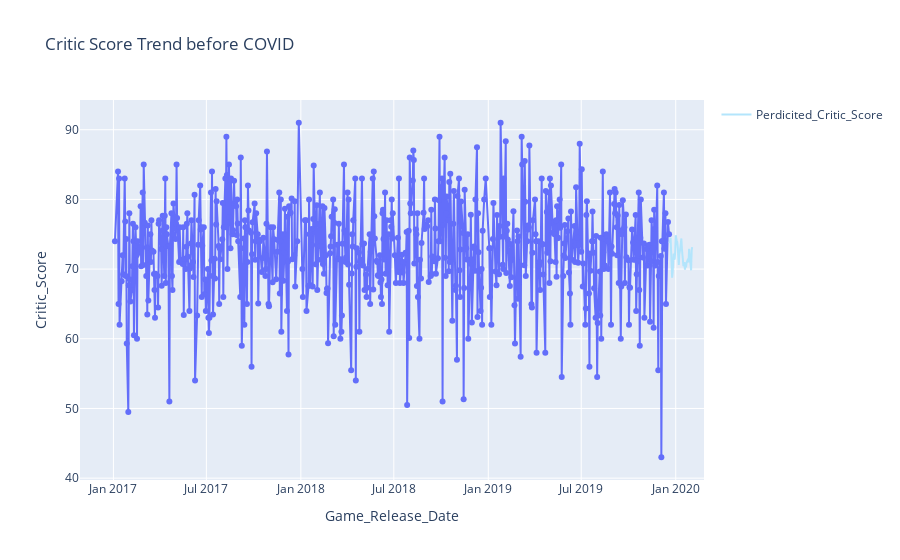

This figure's notebook cell:
### Code cell
modelprecovid.import_template(
"modelalltime.csv",
method="only",
enforce_model_list=True)
predictionprecovid = modelprecovid.predict(forecast_length=45)
forecastprecovid = predictionprecovid.forecast
forecastprecovid.reset_index()

dftimepercovid = dfprecovid[['Critic_Score','Game_Release_Date']]
dftimepercovid = dftimepercovid.groupby(['Game_Release_Date'])['Critic_Score'].mean().reset_index()

figtimeallprecovid = px.line(dftimepercovid, x="Game_Release_Date", y="Critic_Score", title='Critic Score Trend before COVID',markers=True)
figtimeallprecovid.update_traces(textposition="bottom right")
figtimeallprecovid.add_trace(go.Scatter(x=forecastprecovid.index, y=forecastprecovid["Critic_Score"], name='Perdicited_Critic_Score',marker_color='rgb(179, 229, 252)'))
figtimeallprecovid.show()

### Figure 1 — Plotly figure (JSON) as saved in the notebook; plotly's stock layout.template omitted (floating-point values rounded to 4 significant figures; data arrays with more than 128 entries replaced by an {"elided": "..."} marker saying what was removed)
{"data": [{"hovertemplate": "Game_Release_Date=%{x}<br>Critic_Score=%{y}<extra></extra>", "legendgroup": "", "line": {"color": "#636efa", "dash": "solid"}, "marker": {"symbol": "circle"}, "mode": "markers+lines", "name": "", "orientation": "v", "showlegend": false, "textposition": "bottom right", "type": "scatter", "x": {"elided": "640 str values"}, "xaxis": "x", "y": {"elided": "640 float values"}, "yaxis": "y"}, {"marker": {"color": "rgb(179, 229, 252)"}, "name": "Perdicited_Critic_Score", "type": "scatter", "x": ["2019-12-20T00:00:00", "2019-12-21T00:00:00", "2019-12-22T00:00:00", "2019-12-23T00:00:00", "2019-12-24T00:00:00", "2019-12-25T00:00:00", "2019-12-26T00:00:00", "2019-12-27T00:00:00", "2019-12-28T00:00:00", "2019-12-29T00:00:00", "2019-12-30T00:00:00", "2019-12-31T00:00:00", "2020-01-01T00:00:00", "2020-01-02T00:00:00", "2020-01-03T00:00:00", "2020-01-04T00:00:00", "2020-01-05T00:00:00", "2020-01-06T00:00:00", "2020-01-07T00:00:00", "2020-01-08T00:00:00", "2020-01-09T00:00:00", "2020-01-10T00:00:00", "2020-01-11T00:00:00", "2020-01-12T00:00:00", "2020-01-13T00:00:00", "2020-01-14T00:00:00", "2020-01-15T00:00:00", "2020-01-16T00:00:00", "2020-01-17T00:00:00", "2020-01-18T00:00:00", "2020-01-19T00:00:00", "2020-01-20T00:00:00", "2020-01-21T00:00:00", "2020-01-22T00:00:00", "2020-01-23T00:00:00", "2020-01-24T00:00:00", "2020-01-25T00:00:00", "2020-01-26T00:00:00", "2020-01-27T00:00:00", "2020-01-28T00:00:00", "2020-01-29T00:00:00", "2020-01-30T00:00:00", "2020-01-31T00:00:00", "2020-02-01T00:00:00", "2020-02-02T00:00:00"], "y": [73.72, 74.18, 74.5, 72.6, 69.65, 68.77, 69.53, 71.79, 72.23, 71.44, 71.48, 72.53, 74.85, 74.47, 74.07, 73.86, 73.08, 71.2, 70.58, 72.06, 72.37, 73.04, 73.69, 74.4, 72.96, 71.51, 70.83, 70.42, 70.99, 69.99, 69.91, 70.99, 70.24, 70.84, 71.17, 71.37, 71.45, 70.98, 72.92, 71.97, 71.43, 70.51, 69.83, 72.73, 73.14]}], "layout": {"legend": {"tracegroupgap": 0}, "title": {"text": "Critic Score Trend before COVID"}, "xaxis": {"anchor": "y", "domain": [0, 1], "title": {"text": "Game_Release_Date"}}, "yaxis": {"anchor": "x", "domain": [0, 1], "title": {"text": "Critic_Score"}}}}
